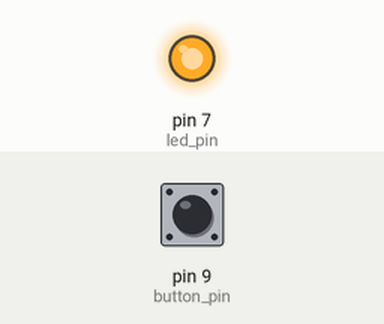
This sketch was run on a simulated Arduino Uno, built with avr-gcc and run on an emulated ATmega328P. Shown: output pins drawn as LEDs (lit = HIGH). The test bench sets the inputs (shaded band); at power-on: pin 9 (button_pin) LOW. What the sketch prints to the serial monitor is not drawn.

Above: at 1.2 s.
1.3 s: pin 9 (button_pin) pulled HIGH for 0.15 s
At 1.38 s:
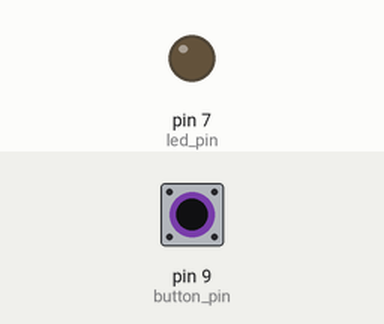
2.9 s: pin 9 (button_pin) pulled HIGH for 3.2 s
At 7.5 s:
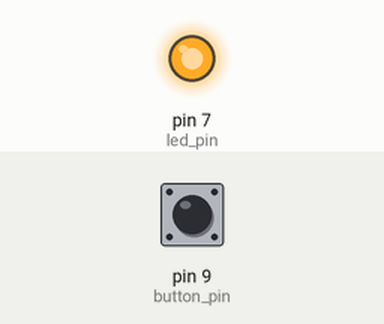
Timing chart, 0 to 9.0 s (numbered marks = the images above; inputs shaded):
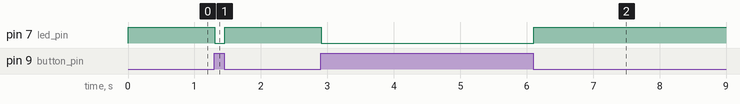

The sketch:

First_test.ino
```cpp
const int led_pin = 7;
const int button_pin = 9;
void setup() {
  pinMode(led_pin,OUTPUT);
  pinMode( button_pin,INPUT);
  Serial.begin(9600);
}

void loop() {

  /*digitalWrite(led_pin,1);
  delay(500);
  digitalWrite(led_pin,0);
  delay(500);
   digitalWrite(led_pin,1);
  delay(500);
  digitalWrite(led_pin,0);
  delay(1000);*/
  int button = digitalRead (button_pin);
  Serial.println (button);
  if (button == 1) {
    digitalWrite (led_pin, 0);
  }
  else {
    digitalWrite (led_pin, 1);

  }
}
```

Measured:
- after the input at 1.3 s, pin 7 (led_pin): HIGH → LOW at once, → HIGH 0.15 s later
- after the input at 2.9 s, pin 7 (led_pin): HIGH → LOW at once, → HIGH 3.2 s later
